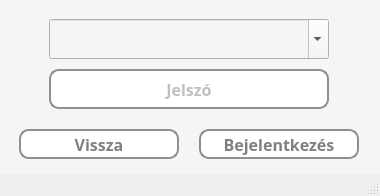
<?xml version="1.0" encoding="UTF-8"?>
<ui version="4.0">
 <class>loginWindow</class>
 <widget class="QMainWindow" name="loginWindow">
  <property name="geometry">
   <rect>
    <x>0</x>
    <y>0</y>
    <width>380</width>
    <height>196</height>
   </rect>
  </property>
  <property name="windowTitle">
   <string>Bejelentkezés</string>
  </property>
  <property name="styleSheet">
   <string notr="true"/>
  </property>
  <widget class="QWidget" name="centralwidget">
   <widget class="QWidget" name="widget" native="true">
    <property name="geometry">
     <rect>
      <x>-1</x>
      <y>-1</y>
      <width>381</width>
      <height>181</height>
     </rect>
    </property>
    <property name="styleSheet">
     <string notr="true">* {
	background-color: whitesmoke;
    font-size: 16px;
    font-weight: bold;
}</string>
    </property>
    <widget class="QComboBox" name="userNameBox">
     <property name="geometry">
      <rect>
       <x>50</x>
       <y>20</y>
       <width>280</width>
       <height>40</height>
      </rect>
     </property>
     <property name="font">
      <font>
       <family>Corbel</family>
       <pointsize>-1</pointsize>
       <bold>true</bold>
      </font>
     </property>
     <property name="editable">
      <bool>true</bool>
     </property>
     <property name="currentText">
      <string/>
     </property>
     <property name="placeholderText">
      <string/>
     </property>
     <property name="frame">
      <bool>true</bool>
     </property>
    </widget>
    <widget class="QLineEdit" name="inputPwd">
     <property name="geometry">
      <rect>
       <x>50</x>
       <y>70</y>
       <width>280</width>
       <height>40</height>
      </rect>
     </property>
     <property name="font">
      <font>
       <family>Corbel</family>
       <pointsize>-1</pointsize>
       <bold>true</bold>
      </font>
     </property>
     <property name="styleSheet">
      <string notr="true">* {
	background-color: white;
	border: 2px solid #8f8f91;
	border-radius: 10px;
	color: grey;
}</string>
     </property>
     <property name="echoMode">
      <enum>QLineEdit::Password</enum>
     </property>
     <property name="alignment">
      <set>Qt::AlignCenter</set>
     </property>
     <property name="placeholderText">
      <string>Jelszó</string>
     </property>
    </widget>
    <widget class="QPushButton" name="backButton">
     <property name="geometry">
      <rect>
       <x>20</x>
       <y>130</y>
       <width>160</width>
       <height>30</height>
      </rect>
     </property>
     <property name="font">
      <font>
       <family>Corbel</family>
       <pointsize>-1</pointsize>
       <bold>true</bold>
      </font>
     </property>
     <property name="styleSheet">
      <string notr="true">* {
	background-color: white;
	border: 2px solid #8f8f91;
	border-radius: 10px;
	color: grey;
}

*:hover {
	background-color: rgb(120, 120, 220);
	color: white;
}</string>
     </property>
     <property name="text">
      <string>Vissza</string>
     </property>
    </widget>
    <widget class="QPushButton" name="loginButton">
     <property name="geometry">
      <rect>
       <x>200</x>
       <y>130</y>
       <width>160</width>
       <height>30</height>
      </rect>
     </property>
     <property name="font">
      <font>
       <family>Corbel</family>
       <pointsize>-1</pointsize>
       <bold>true</bold>
      </font>
     </property>
     <property name="styleSheet">
      <string notr="true">* {
	background-color: white;
	border: 2px solid #8f8f91;
	border-radius: 10px;
	color: grey;
}

*:hover {
	background-color: rgb(120, 120, 220);
	color: white;
}</string>
     </property>
     <property name="text">
      <string>Bejelentkezés</string>
     </property>
    </widget>
   </widget>
  </widget>
  <widget class="QStatusBar" name="statusbar"/>
 </widget>
 <resources/>
 <connections/>
</ui>
